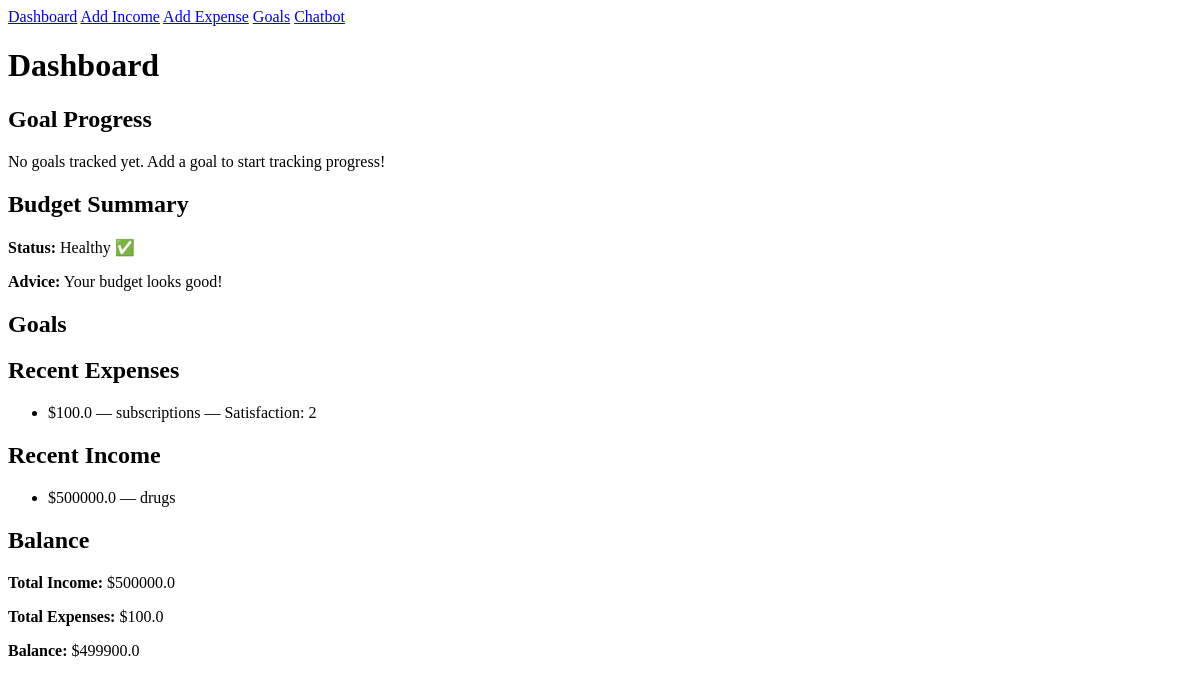
Before: / with the older database file.
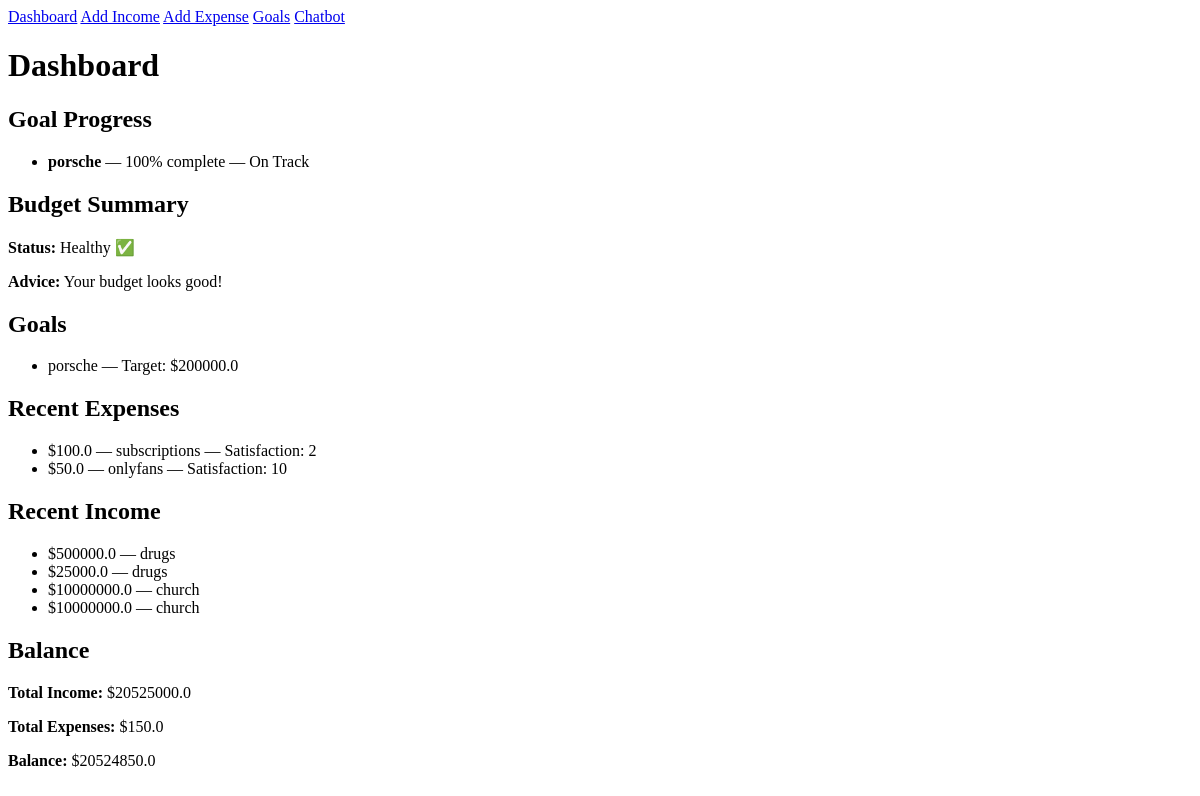
After: the same page with the newer database file.
### models.py (models this page shows)
class Expense(db.Model):
    id = db.Column(db.Integer, primary_key=True)
    amount = db.Column(db.Float, nullable=False)
    category = db.Column(db.String(100), nullable=False)
    satisfaction = db.Column(db.Integer, nullable=False)
    receipt_image = db.Column(db.String(100), nullable=True)

class Income(db.Model):
    id = db.Column(db.Integer, primary_key=True)
    amount = db.Column(db.Float, nullable=False)
    source = db.Column(db.String(100), nullable=False)

class Goal(db.Model):
    id = db.Column(db.Integer, primary_key=True)
    name = db.Column(db.String(100), nullable=False)
    target_amount = db.Column(db.Float, nullable=False)

### app.py (the view)
@app.route('/')
def home():
    incomes = Income.query.all()
    expenses = Expense.query.all()
    goals = Goal.query.all()
    total_income = sum(income.amount for income in incomes)
    total_expense = sum(expense.amount for expense in expenses)
    balance = total_income - total_expense
    goal_progress = []
    for goal in goals:
        progress = (balance / goal.target_amount) * 100 if goal.target_amount > 0 else 0
        progress = min(progress, 100)
        status = "On Track" if progress >= 100 else "In Progress"
        goal_progress.append({
            'name': goal.name,
            'progress': round(progress, 2),
            'status': status
        })
    budget = get_budget_summary(db)
    return render_template('home.html',
                           incomes=incomes,
                           expenses=expenses,
                           goals=goals,
                           total_income=total_income,
                           total_expense=total_expense,
                           balance=balance,
                           goal_progress=goal_progress,
                           budget_status=budget['status'],
                           budget_advice=budget['advice'])

### templates/home.html (shortened to what this page needs)
<!DOCTYPE html>
<html lang="en">
<head>
</head>
<body>
    <nav>
        <a href="{{ url_for('home') }}">Dashboard</a>
        <a href="{{ url_for('add_income') }}">Add Income</a>
        <a href="{{ url_for('add_expense') }}">Add Expense</a>
        <a href="{{ url_for('goals') }}">Goals</a>
        <a href="{{ url_for('chat') }}">Chatbot</a>
    </nav>
    <h1>Dashboard</h1>
    <h2>Goal Progress</h2>
    {% if goal_progress %}
        <ul>
            {% for goal in goal_progress %}
                <li><strong>{{ goal.name }}</strong> — {{ goal.progress }}% complete — {{ goal.status }}</li>
            {% endfor %}
        </ul>
    {% else %}
        <p>No goals tracked yet. Add a goal to start tracking progress!</p>
    {% endif %}
    <h2>Budget Summary</h2>
    <p><strong>Status:</strong> {{ budget_status }}</p>
    <p><strong>Advice:</strong> {{ budget_advice }}</p>
    <h2>Goals</h2>
    <ul>
        {% for goal in goals %}
            <li>{{ goal.name }} — Target: ${{ goal.target_amount }}</li>
        {% endfor %}
    </ul>
    <h2>Recent Expenses</h2>
    <ul>
        {% for expense in expenses %}
            <li>${{ expense.amount }} — {{ expense.category }} — Satisfaction: {{ expense.satisfaction }}</li>
        {% endfor %}
    </ul>
    <h2>Recent Income</h2>
    <ul>
        {% for income in incomes %}
            <li>${{ income.amount }} — {{ income.source }}</li>
        {% endfor %}
    </ul>
    <h2>Balance</h2>
    <p><strong>Total Income:</strong> ${{ total_income }}</p>
    <p><strong>Total Expenses:</strong> ${{ total_expense }}</p>
    <p><strong>Balance:</strong> ${{ balance }}</p>
</body>
</html>

Changed rows visible on the page:
added Goal: name "porsche", progress "100", status "On Track", target_amount "200000.0"
added Expense: amount "50.0", category "onlyfans", satisfaction "10"
added Income: amount "25000.0", source "drugs"
added Income: amount "10000000.0", source "church"
added Income: amount "10000000.0", source "church"
Other visible differences:
{{ total_income }}: "500000.0" → "20525000.0"
{{ total_expense }}: "100.0" → "150.0"
{{ balance }}: "499900.0" → "20524850.0"
text no longer shown: "No goals tracked yet. Add a goal to start tracking progress!"
